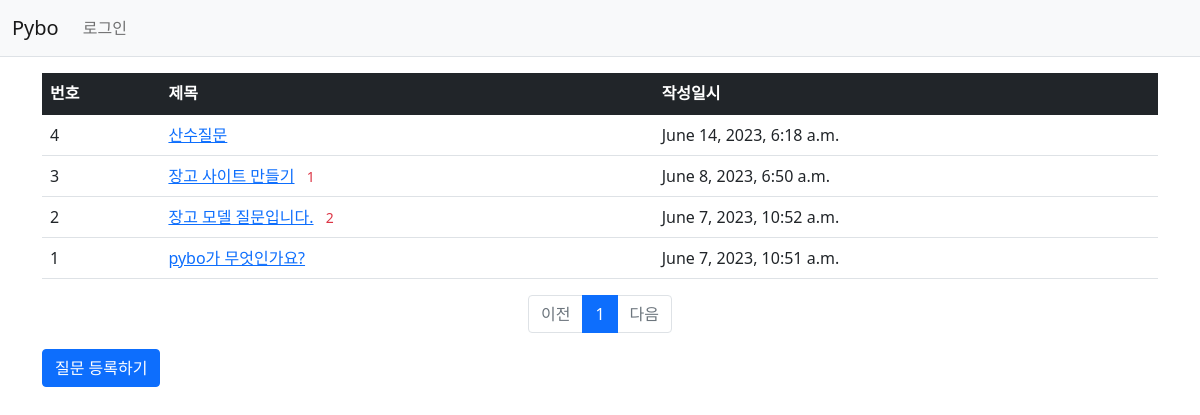
Before: /pybo/ with the older database file.
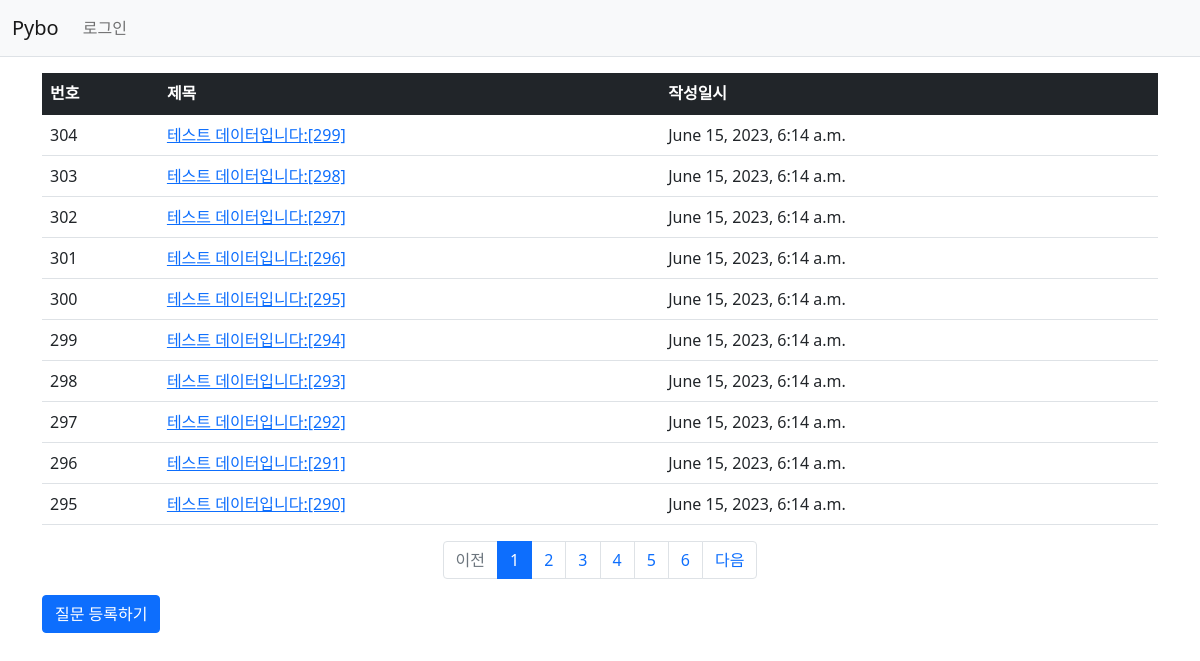
After: the same page with the newer database file.
### pybo/models.py (models this page shows, shortened)
class Question(models.Model):
    subject = models.CharField(max_length=200)
    content = models.TextField()
    create_date = models.DateTimeField()

### pybo/views.py (the view)
# urls.py: path('', views.index, name='index'),  # '/' 에 해당되는 path
def index(request):
    page = request.GET.get('page', '1')  # 페이지
    question_list = Question.objects.order_by('-create_date')
    paginator = Paginator(question_list, 10)  # 페이지당 10개씩 보여주기
    page_obj = paginator.get_page(page)
    context = {'question_list': page_obj}
    return render(request, 'pybo/question_list.html', context)

### pybo/templatetags/pybo_filter.py (called while the page is built)
@register.filter
def sub(value, arg):
    return value - arg

### templates/pybo/question_list.html (shortened to what this page needs)
{% extends 'base.html' %}
{% load pybo_filter %}
{% block content %}
<div class="container my-3">
    <table class="table">
        <thead>
        <tr class="table-dark">
            <th>번호</th>
            <th>제목</th>
            <th>작성일시</th>
        </tr>
        </thead>
        <tbody>
        {% if question_list %}
        {% for question in question_list %}
        <tr>
            <td>
                {{ question_list.paginator.count|sub:question_list.start_index|sub:forloop.counter0|add:1 }}
            </td>
            <td>
                <a href="{% url 'pybo:detail' question.id %}">{{ question.subject }}</a>
                {% if question.answer_set.count > 0 %}
                    <span class="text-danger small mx-2">{{ question.answer_set.count }}</span>
                {% endif %}
            </td>
            <td>{{ question.create_date }}</td>
        </tr>
        {% endfor %}
        {% else %}
        <tr>
            <td colspan="3">질문이 없습니다.</td>
        </tr>
        {% endif %}
        </tbody>
    </table>
    <ul class="pagination justify-content-center">
        {% if question_list.has_previous %}
        <li class="page-item">
            <a class="page-link" href="?page={{ question_list.previous_page_number }}">이전</a>
        </li>
        {% else %}
        <li class="page-item disabled">
            <a class="page-link" tabindex="-1" aria-disabled="true" href="#">이전</a>
        </li>
        {% endif %}
        {% for page_number in question_list.paginator.page_range %}
            {% if page_number >= question_list.number|add:-5 and page_number <= question_list.number|add:5 %}
                {% if page_number == question_list.number %}
                <li class="page-item active" aria-current="page">
                    <a class="page-link" href="?page={{ page_number }}">{{ page_number }}</a>
                </li>
                {% else %}
                <li class="page-item">
                    <a class="page-link" href="?page={{ page_number }}">{{ page_number }}</a>
                </li>
                {% endif %}
            {% endif %}
        {% endfor %}
        {% if question_list.has_next %}
        <li class="page-item">
            <a class="page-link" href="?page={{ question_list.next_page_number }}">다음</a>
        </li>
        {% else %}
        <li class="page-item disabled">
            <a class="page-link" tabindex="-1" aria-disabled="true" href="#">다음</a>
        </li>
        {% endif %}
    </ul>
    <a href="{% url 'pybo:question_create' %}" class="btn btn-primary">질문 등록하기</a>
</div>
{% endblock %}

Changed rows visible on the page:
no longer on this page (row unchanged): Question: paginator.count|sub "4", subject "산수질문", create_date "June 14, 2023, 6:18 a.m."
no longer on this page (row unchanged): Question: paginator.count|sub "3", subject "장고 사이트 만들기", answer_set.count "1", create_date "June 8, 2023, 6:50 a.m."
no longer on this page (row unchanged): Question: paginator.count|sub "2", subject "장고 모델 질문입니다.", answer_set.count "2", create_date "June 7, 2023, 10:52 a.m."
no longer on this page (row unchanged): Question: paginator.count|sub "1", subject "pybo가 무엇인가요?", create_date "June 7, 2023, 10:51 a.m."
added Question: paginator.count|sub "304", subject "테스트 데이터입니다:[299]", create_date "June 15, 2023, 6:14 a.m."
added Question: paginator.count|sub "303", subject "테스트 데이터입니다:[298]", create_date "June 15, 2023, 6:14 a.m."
added Question: paginator.count|sub "302", subject "테스트 데이터입니다:[297]", create_date "June 15, 2023, 6:14 a.m."
added Question: paginator.count|sub "301", subject "테스트 데이터입니다:[296]", create_date "June 15, 2023, 6:14 a.m."
added Question: paginator.count|sub "300", subject "테스트 데이터입니다:[295]", create_date "June 15, 2023, 6:14 a.m."
added Question: paginator.count|sub "299", subject "테스트 데이터입니다:[294]", create_date "June 15, 2023, 6:14 a.m."
added Question: paginator.count|sub "298", subject "테스트 데이터입니다:[293]", create_date "June 15, 2023, 6:14 a.m."
added Question: paginator.count|sub "297", subject "테스트 데이터입니다:[292]", create_date "June 15, 2023, 6:14 a.m."
added Question: paginator.count|sub "296", subject "테스트 데이터입니다:[291]", create_date "June 15, 2023, 6:14 a.m."
added Question: paginator.count|sub "295", subject "테스트 데이터입니다:[290]", create_date "June 15, 2023, 6:14 a.m."
Other visible differences:
new list line: "2"
new list line: "3"
new list line: "4"
new list line: "5"
new list line: "6"
